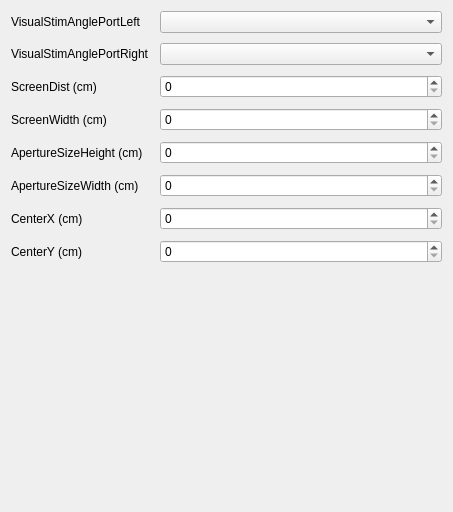
             <widget class="QWidget" name="visualScrollAreaWidgetContents">
              <property name="geometry">
               <rect>
                <x>0</x>
                <y>0</y>
                <width>453</width>
                <height>512</height>
               </rect>
              </property>
              <layout class="QGridLayout" name="gridLayout_28">
               <item row="0" column="0">
                <layout class="QFormLayout" name="visualFormLayout">
                 <property name="horizontalSpacing">
                  <number>10</number>
                 </property>
                 <property name="verticalSpacing">
                  <number>10</number>
                 </property>
                 <item row="0" column="0">
                  <widget class="QLabel" name="visualStimAnglePortLeftLabel">
                   <property name="text">
                    <string>VisualStimAnglePortLeft</string>
                   </property>
                  </widget>
                 </item>
                 <item row="0" column="1">
                  <widget class="QComboBox" name="visualStimAnglePortLeftComboBox"/>
                 </item>
                 <item row="1" column="0">
                  <widget class="QLabel" name="visualStimAnglePortRightLabel">
                   <property name="text">
                    <string>VisualStimAnglePortRight</string>
                   </property>
                  </widget>
                 </item>
                 <item row="1" column="1">
                  <widget class="QComboBox" name="visualStimAnglePortRightComboBox"/>
                 </item>
                 <item row="2" column="0">
                  <widget class="QLabel" name="screenDistLabel">
                   <property name="text">
                    <string>ScreenDist (cm)</string>
                   </property>
                  </widget>
                 </item>
                 <item row="2" column="1">
                  <widget class="QSpinBox" name="screenDistSpinBox"/>
                 </item>
                 <item row="3" column="0">
                  <widget class="QLabel" name="screenWidthLabel">
                   <property name="text">
                    <string>ScreenWidth (cm)</string>
                   </property>
                  </widget>
                 </item>
                 <item row="3" column="1">
                  <widget class="QSpinBox" name="screenWidthSpinBox"/>
                 </item>
                 <item row="4" column="0">
                  <widget class="QLabel" name="apertureSizeHeightLabel">
                   <property name="text">
                    <string>ApertureSizeHeight (cm)</string>
                   </property>
                  </widget>
                 </item>
                 <item row="4" column="1">
                  <widget class="QSpinBox" name="apertureSizeHeightSpinBox"/>
                 </item>
                 <item row="5" column="0">
                  <widget class="QLabel" name="apertureSizeWidthLabel">
                   <property name="text">
                    <string>ApertureSizeWidth (cm)</string>
                   </property>
                  </widget>
                 </item>
                 <item row="5" column="1">
                  <widget class="QSpinBox" name="apertureSizeWidthSpinBox"/>
                 </item>
                 <item row="6" column="0">
                  <widget class="QLabel" name="centerXLabel">
                   <property name="text">
                    <string>CenterX (cm)</string>
                   </property>
                  </widget>
                 </item>
                 <item row="6" column="1">
                  <widget class="QSpinBox" name="centerXSpinBox"/>
                 </item>
                 <item row="7" column="0">
                  <widget class="QLabel" name="centerYLabel">
                   <property name="text">
                    <string>CenterY (cm)</string>
                   </property>
                  </widget>
                 </item>
                 <item row="7" column="1">
                  <widget class="QSpinBox" name="centerYSpinBox"/>
                 </item>
                </layout>
               </item>
              </layout>
             </widget>
